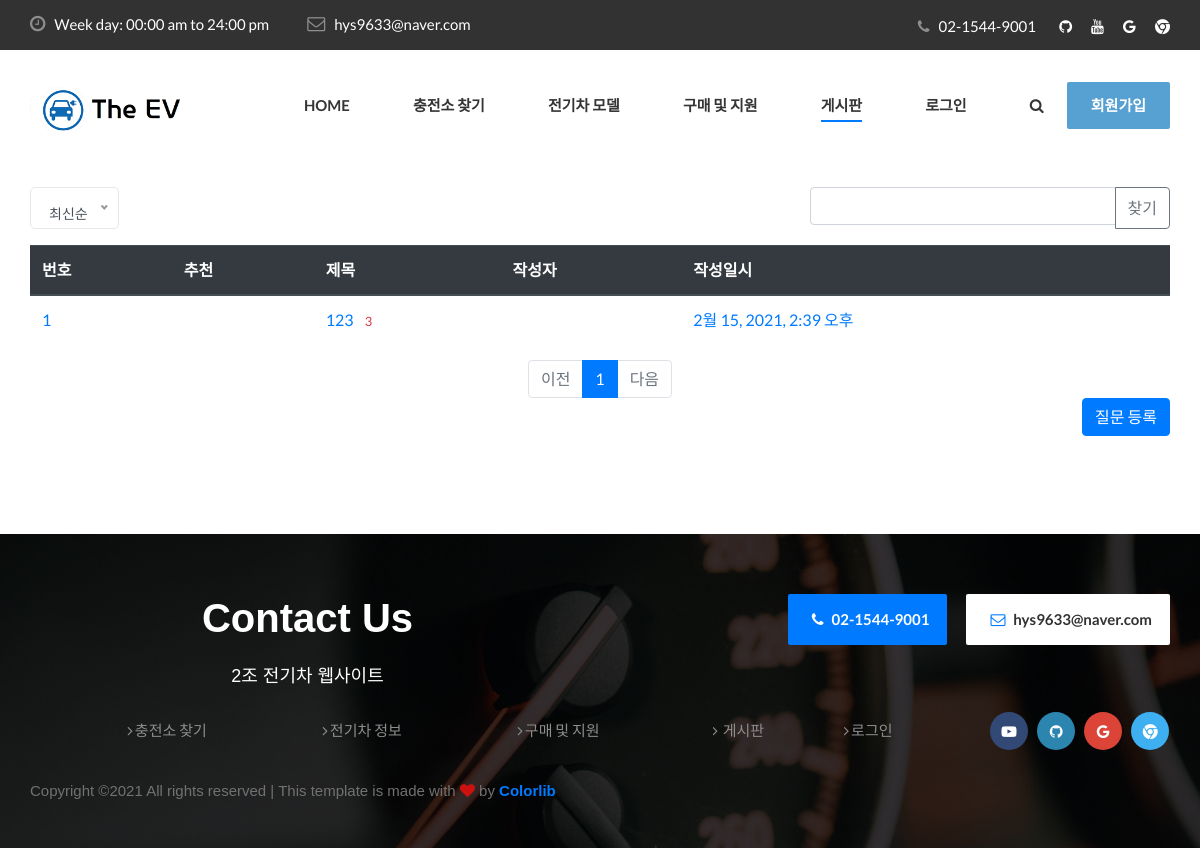
Page /EVapp/question_list/ on the earlier database version.
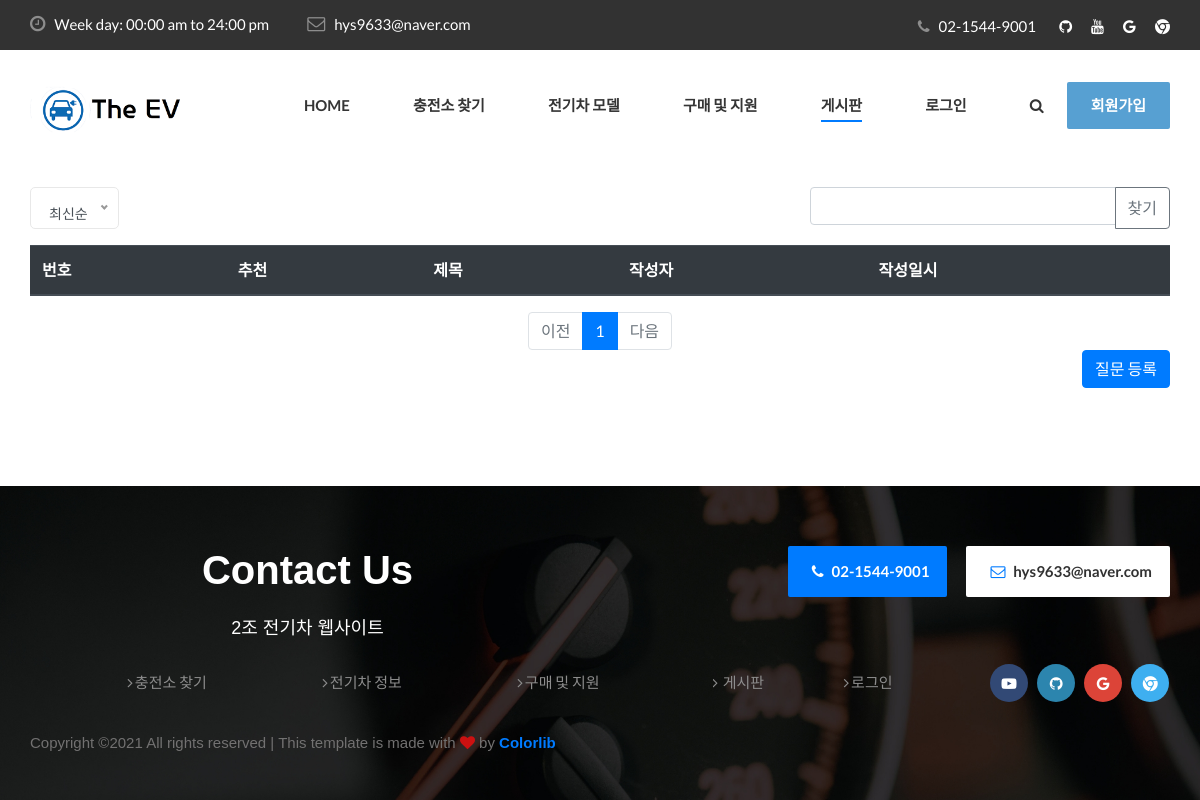
Same page on the later database version.
### EVapp/models.py (models this page shows, shortened)
class Question(models.Model):
    author = models.ForeignKey(User, on_delete=models.CASCADE, related_name='author_question')
    subject = models.CharField(max_length=100)
    content = models.TextField()
    create_at = models.DateTimeField(auto_now_add=True)
    modify_date = models.DateTimeField(null=True, blank=True)
    voter = models.ManyToManyField(User, related_name='voter_question')

### EVapp/views.py (the view, shortened to what this page needs)
# urls.py: path('question_list/', views.question_list, name='question_list'),
def question_list(request):
 page = request.GET.get('page', '1')
 kw = request.GET.get('kw', '')
 so = request.GET.get('so', 'recent')
 if so == 'recommend':
     question_list = Question.objects.annotate(num_voter=Count('voter')).order_by('-num_voter', '-create_at')
 elif so == 'popular':
     question_list = Question.objects.annotate(num_answer=Count('answer')).order_by('-num_answer', '-create_at')
 else:  # recent
     question_list = Question.objects.order_by('-create_at')
 paginator = Paginator(question_list, 10)
 page_obj = paginator.get_page(page)
 context = {'question_list': page_obj, 'page': page, 'kw': kw, 'so' : so}
 return render(request, 'EVapp/question_list.html', context)

### EVapp/templatetags/EVapp_filter.py (called while the page is built)
@register.filter
def sub(value, arg):
    return value - arg

### EVapp/templates/EVapp/question_list.html (shortened to what the changed rows need)
<!DOCTYPE html>
<html lang="ko">
{% load static %}
<head>
    <link rel="stylesheet" href="{% static 'css/bootstrap.min.css' %}">
    <link rel="stylesheet" href="{% static 'css/font-awesome.min.css' %}">
    <link rel="stylesheet" href="{% static 'css/elegant-icons.css' %}">
    <link rel="stylesheet" href="{% static 'css/nice-select.css' %}">
    <link rel="stylesheet" href="{% static 'css/magnific-popup.css' %}">
    <link rel="stylesheet" href="{% static 'css/jquery-ui.min.css' %}">
    <link rel="stylesheet" href="{% static 'css/owl.carousel.min.css' %}">
    <link rel="stylesheet" href="{% static 'css/slicknav.min.css' %}">
    <link rel="stylesheet" href="{% static 'css/style.css' %}">
</head>
<body>
{% load EVapp_filter %}
<div class="container my-3">
 <table class="table">
 <thead class="thead-dark">
 <tr>
 <th>번호</th>
 <th>추천</th>
 <th>제목</th>
 <th>작성자</th>
 <th>작성일시</th>
 </tr>
 </thead>
  <tbody>
  {% for q in question_list %}
   <tr>
   <td>
       <a href="/EVapp/board/{{ q.id }}/">{{ question_list.paginator.count|sub:question_list.start_index|sub:forloop.counter0|add:1 }}</a>
   </td>
   <td>
   </td>
   <td>
       <a href="/EVapp/board/{{ q.id }}/">{{ q.subject }}</a>
       {% if q.answer_set.count > 0 %}
       <span class="text-danger small ml-2">{{ q.answer_set.count }}</span>
       {% endif %}
   </td>
   <td><a href="/EVapp/board/{{ q.id }}/"> {{ q.author }} </a></td>
   <td><a href="/EVapp/board/{{ q.id }}/"> {{ q.create_at }} </a></td>
   </tr>
 {% endfor %}
  </tbody>
  </table>
    <ul class="pagination justify-content-center">
        {% for page_number in question_list.paginator.page_range %}
        {% if page_number >= question_list.number|add:-5 and page_number <= question_list.number|add:5 %}
            {% if page_number == question_list.number %}
            <li class="page-item active" aria-current="page">
                <a class="page-link" data-page="{{ page_number }}" href="#">{{ page_number }}</a>
            </li>
            {% else %}
            <li class="page-item">
                <a class="page-link" data-page="{{ page_number }}" href="#">{{ page_number }}</a>
            </li>
            {% endif %}
        {% endif %}
        {% endfor %}
    </ul>
</div>
<br>
<br>
<br>
<br>
<br>
    <footer class="footer set-bg" data-setbg="{% static 'img/footer-bg.jpg' %}">
        <div class="container">
            <div class="footer__contact">
                <div class="row">
                    <div class="col-lg-6 col-md-6">
                        <div class="footer__contact__title">
                            <h2>Contact Us</h2>
                            <br><h5> 2조 전기차 웹사이트</h5><br>
                        </div>
                    </div>
                </div>
            </div>
        </div>
    </footer>
</body>
</html>

Differences in the rows shown:
removed Question: paginator.count|sub "1", subject "123", answer_set.count "3", create_at "2월 15, 2021, 2:39 오후"
